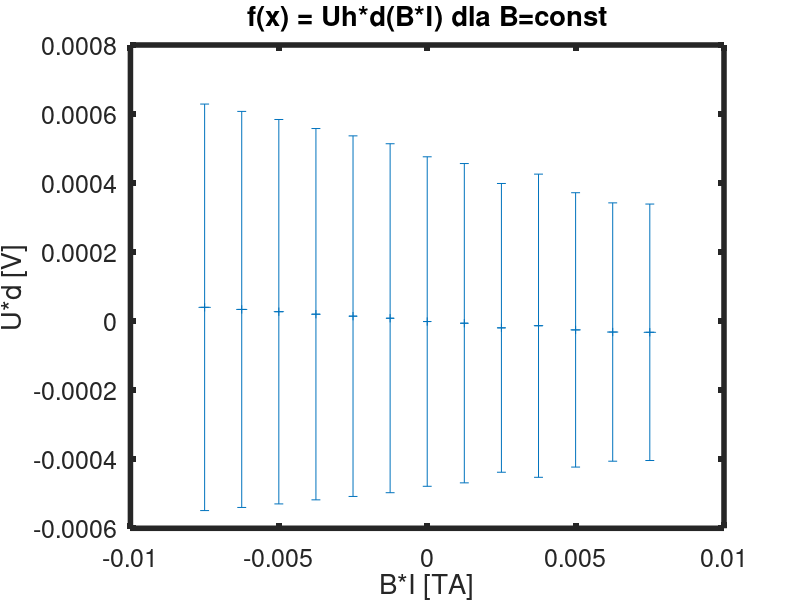
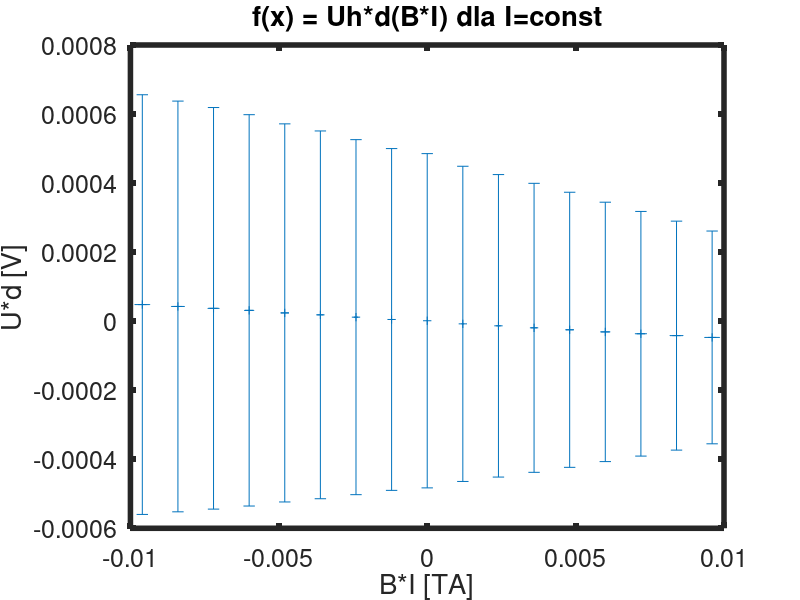

Reproduce these figures in MATLAB, in order.
Uh_Iconst = [
0.048
0.0426
0.0372
0.0313
0.0239
0.0183
0.0116
0.0049
0.0012
-0.0078
-0.0135
-0.0193
-0.025
-0.0311
-0.0365
-0.0419
-0.0471
];

Uh_Bconst = [
-0.0322
-0.0315
-0.0253
-0.0194
-0.0132
-0.0059
-0.0011
0.0085
0.0145
0.0202
0.0274
0.034
0.0401
];

B_Iconst = [
-0.32
-0.28
-0.24
-0.2
-0.16
-0.12
-0.08
-0.04
0.00 %zaokrągliłem zgodnie z resztą
0.04
0.08
0.12
0.16
0.2
0.24
0.28
0.32 ];

I_Bconst = [
0.03
0.025
0.02
0.01
0.015
0.005
0
-0.005
-0.01
-0.015
-0.02
-0.025
-0.03 ];

format short

% grubość płytki [m]
d = 0.001
ud = 0.0001/2 % z tabliczki (podzielić przez 2 bo to jest rozszerzona)
uI = 0.0005 % z tabliczki

% d = 1
% ud = 0.1

Bconst = 0.250
Iconst = 0.030

uB_Iconst = B_Iconst .* 0.02 % z tabliczki
uB_Bconst = Bconst .* 0.02 % z tabliczki

% B = CONST
Uh_x_d_Bconst = Uh_Bconst .* d							% y = Uh*d
B_x_I_Bconst = I_Bconst .* Bconst                                       	% x = B*I
uUh_Bconst = (Uh_Bconst.*0.005+0.4*0.001)/(sqrt(3))				% niepewność Uh
uUh_x_d_Bconst = ( (Uh_Bconst .* ud).^2 + (d * uUh_Bconst) ).^(0.5)		% niepewność y
uB_x_I_Bconst = ( (I_Bconst .* uB_Bconst).^2 + (Bconst .* uI).^2 ).^(0.5)       % niepewność x

% I = CONST
Uh_x_d_Iconst = Uh_Iconst .* d							% y = Uh*d
B_x_I_Iconst = B_Iconst .* Iconst						% x = B*I
uUh_Iconst = (Uh_Iconst.*0.005+0.4*0.001)/(sqrt(3))				% niepewność Uh
uUh_x_d_Iconst = ( (Uh_Iconst .* ud).^2 + (d * uUh_Iconst) ).^(0.5)		% niepewność y
uB_x_I_Iconst = ( (Iconst .* uB_Iconst).^2 + (B_Iconst .* uI).^2 ).^(0.5)	% niepewność x

% niepewność U*d JEST POMIJALNIE MAŁA w stosunku do B*I

%TODO złożyć z niepewnością d

% 1. Sporządzić wykresy zależności iloczynu napięcia Halla i grubości płytki od wartości iloczynu
% indukcji pola magnetycznego i natężenia prądu sterującego: (a) przy stałej wartości indukcji
% pola magnetycznego i (b) przy stałej wartości natężenia prądu. Punkty pomiarowe muszą
% posiadać odcinki niepewności.


figure(1)
p1 = errorbar(B_x_I_Bconst, Uh_x_d_Bconst, uB_x_I_Bconst, uUh_x_d_Bconst, "~>");
set(p1, "linestyle", "none");
set(p1, "marker", "+");
set(gca, "linewidth", 4, "fontsize", 18);
xlabel ("B*I [TA]");
ylabel ("U*d [V]");
title ("f(x) = Uh*d(B*I) dla B=const");
% hold on;
% plot(ch, fity, 'r-');
% legend("a(ch)","fit");
% hold off;
% plot(BconstI, Uh_Bconst)
% hold on;
% % plot(B)
% hold off;

figure(2)
p1 = errorbar(B_x_I_Iconst, Uh_x_d_Iconst, uB_x_I_Iconst, uUh_x_d_Iconst, "~>");
set(p1, "linestyle", "none");
set(p1, "marker", "+");
set(gca, "linewidth", 4, "fontsize", 18);
xlabel ("B*I [TA]");
ylabel ("U*d [V]");
title ("f(x) = Uh*d(B*I) dla I=const");
